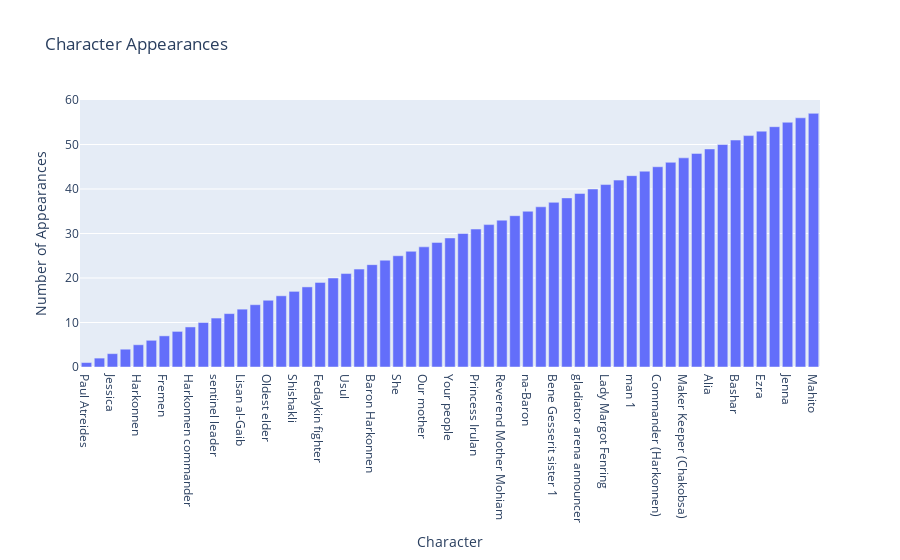

The notebook cell saved with this chart:
### Code cell
characters = plot_characters(answer_character_list)

### Figure 1 — Plotly figure (JSON) as saved in the notebook; plotly's stock layout.template omitted (floating-point values rounded to 4 significant figures)
{"data": [{"alignmentgroup": "True", "hovertemplate": "Character=%{x}<br>Number of Appearances=%{y}<extra></extra>", "legendgroup": "", "marker": {"color": "#636efa", "pattern": {"shape": ""}}, "name": "", "offsetgroup": "", "orientation": "v", "showlegend": false, "textposition": "auto", "type": "bar", "x": ["Paul Atreides", "Chani", "Jessica", "Stilgar", "Harkonnen", "Harkonnen soldier", "Fremen", "Rabban", "Harkonnen commander", "Fremen sentinel", "sentinel leader", "Jamis", "Lisan al-Gaib", "Mahdi", "Oldest elder", "Janis", "Shishakli", "Old watermaster", "Fedaykin fighter", "Muad’Dib", "Usul", "Sihaya", "Baron Harkonnen", "Shai-Hulud", "She", "You", "Our mother", "They", "Your people", "Emperor", "Princess Irulan", "Reverend Mother", "Reverend Mother Mohiam", "Feyd-Rautha Harkonnen", "na-Baron", "Bene Gesserit", "Bene Gesserit sister 1", "slave master", "gladiator arena announcer", "Atreides", "Lady Margot Fenring", "Gurney", "man 1", "man 2", "Commander (Harkonnen)", "Translator", "Maker Keeper (Chakobsa)", "Ancient Voices (Chakobsa)", "Alia", "Leto Atreides", "Bashar", "Denis Villeneuve", "Ezra", "Max", "Jenna", "All of Us Strangers", "Mahito"], "xaxis": "x", "y": [1, 2, 3, 4, 5, 6, 7, 8, 9, 10, 11, 12, 13, 14, 15, 16, 17, 18, 19, 20, 21, 22, 23, 24, 25, 26, 27, 28, 29, 30, 31, 32, 33, 34, 35, 36, 37, 38, 39, 40, 41, 42, 43, 44, 45, 46, 47, 48, 49, 50, 51, 52, 53, 54, 55, 56, 57], "yaxis": "y"}], "layout": {"barmode": "relative", "legend": {"tracegroupgap": 0}, "title": {"text": "Character Appearances"}, "xaxis": {"anchor": "y", "domain": [0, 1], "title": {"text": "Character"}}, "yaxis": {"anchor": "x", "domain": [0, 1], "title": {"text": "Number of Appearances"}}}}
